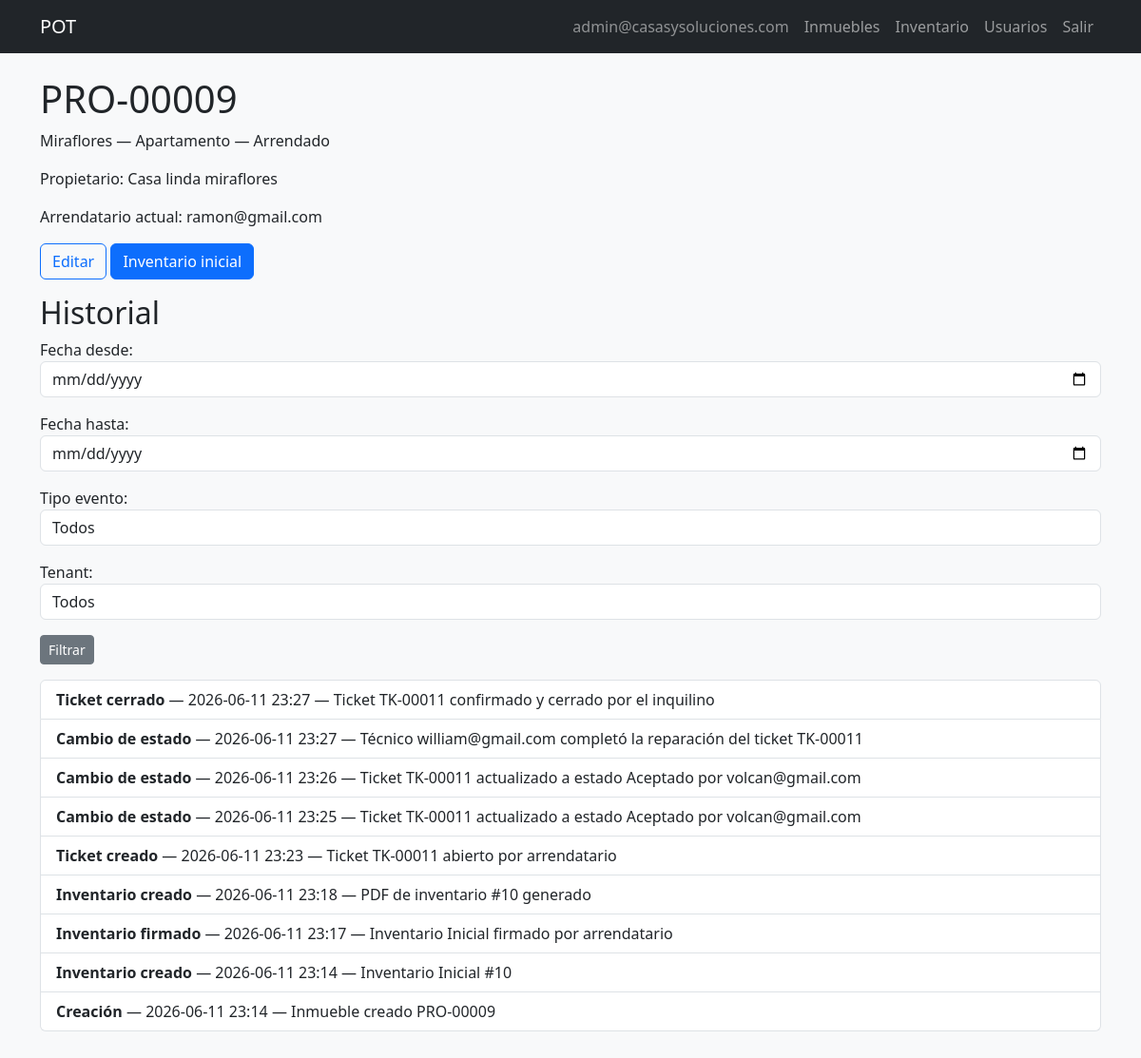
Before: /properties/9/ (signed in) with the older database file.
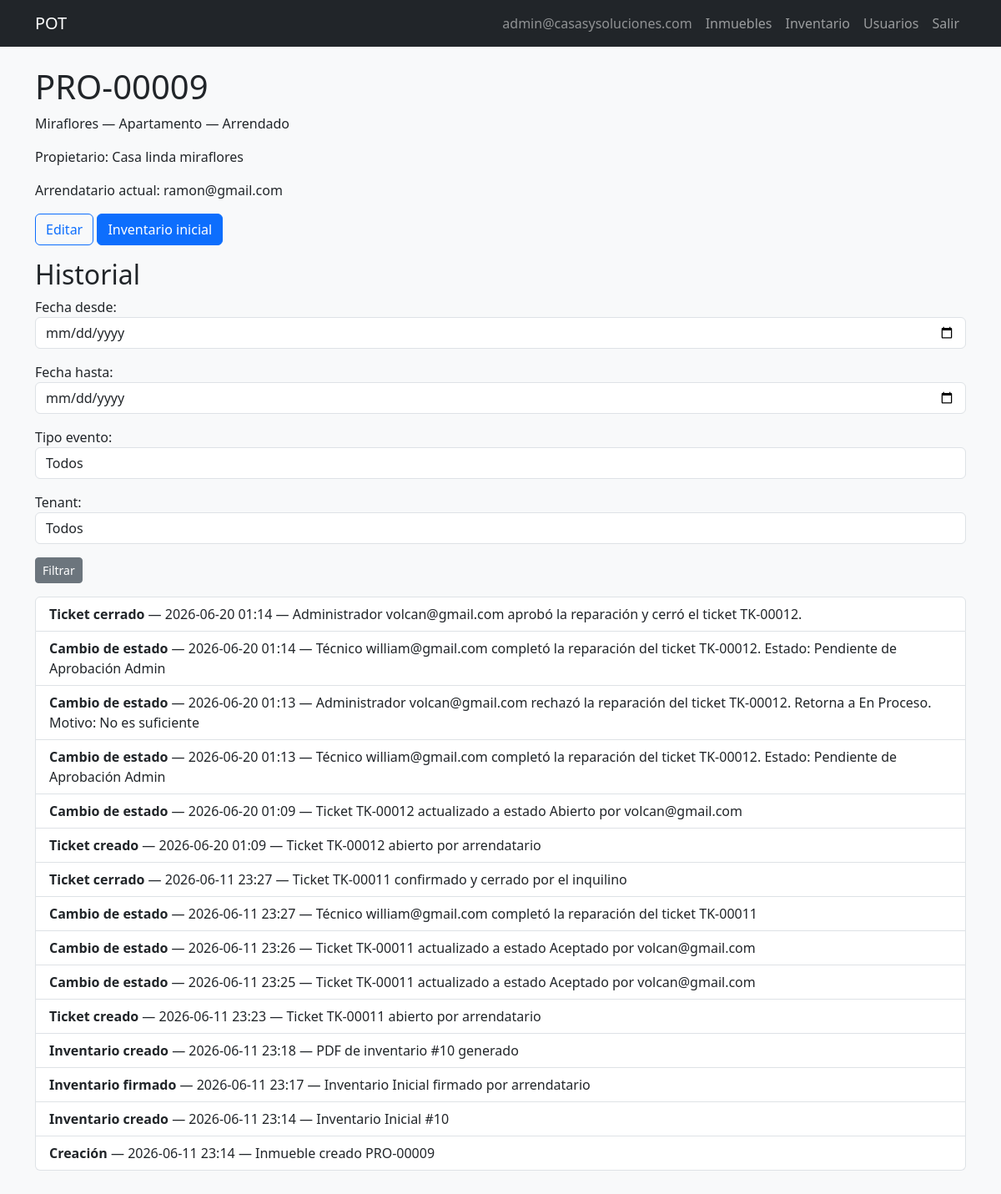
After: the same page with the newer database file.
### pot/models.py (models this page shows, shortened)
class PropertyHistory(models.Model):
    class EventType(models.TextChoices):
        CREATED = 'CREATED', 'Creación'
        STATUS_CHANGE = 'STATUS_CHANGE', 'Cambio de estado'
        TENANT_ASSOCIATED = 'TENANT_ASSOCIATED', 'Arrendatario asociado'
        TENANT_DISSOCIATED = 'TENANT_DISSOCIATED', 'Arrendatario desasociado'
        TICKET_CREATED = 'TICKET_CREATED', 'Ticket creado'
        TICKET_CLOSED = 'TICKET_CLOSED', 'Ticket cerrado'
        INVENTORY_CREATED = 'INVENTORY_CREATED', 'Inventario creado'
        INVENTORY_SIGNED = 'INVENTORY_SIGNED', 'Inventario firmado'
        MAINTENANCE = 'MAINTENANCE', 'Mantenimiento realizado'
        TENANT_OBSERVATIONS = 'TENANT_OBSERVATIONS', 'Observaciones arrendatario'
    property = models.ForeignKey(Property, on_delete=models.CASCADE, related_name='history')
    event_type = models.CharField(max_length=30, choices=EventType.choices)
    description = models.TextField()
    details = models.JSONField(default=dict)
    related_user = models.ForeignKey(
        CustomUser,
        on_delete=models.SET_NULL,
        null=True,
        blank=True,
    )
    created_by = models.ForeignKey(
        CustomUser,
        on_delete=models.SET_NULL,
        null=True,
        blank=True,
        related_name='history_events_created',
    )
    created_at = models.DateTimeField(auto_now_add=True)
    class Meta:
        ordering = ['-created_at']
        verbose_name_plural = 'property histories'

### pot/views.py (the view)
# urls.py: path('properties/<int:property_id>/', views.PropertyDetailView.as_view(), name='property_detail'),
class PropertyDetailView(StaffOperativeRequiredMixin, View):
    def get(self, request, property_id):
        prop = get_object_or_404(Property, pk=property_id)
        hist_form = PropertyHistoryFilterForm(request.GET)
        events = prop.history.all().order_by('-created_at')[:500]
        if hist_form.is_valid():
            d = hist_form.cleaned_data
            events = obtener_historial_filtrado(
                prop,
                fecha_desde=d.get('fecha_desde'),
                fecha_hasta=d.get('fecha_hasta'),
                tipo_evento=d.get('tipo_evento') or None,
                tenant_id=d.get('tenant').pk if d.get('tenant') else None,
            )
        tenant = prop.get_active_tenant()
        return render(
            request,
            'properties/property_detail.html',
            {'property': prop, 'history': events, 'hist_form': hist_form, 'active_tenant': tenant},
        )

### pot/forms.py
class PropertyHistoryFilterForm(forms.Form):
    fecha_desde = forms.DateField(required=False, widget=forms.DateInput(attrs={'type': 'date', 'class': 'form-control'}))
    fecha_hasta = forms.DateField(required=False, widget=forms.DateInput(attrs={'type': 'date', 'class': 'form-control'}))
    tipo_evento = forms.ChoiceField(
        choices=[('', 'Todos')] + list(PropertyHistory.EventType.choices),
        required=False,
        widget=forms.Select(attrs={'class': 'form-control'}),
    )
    tenant = forms.ModelChoiceField(
        queryset=CustomUser.objects.filter(role=CustomUser.Role.TENANT),
        required=False,
        empty_label='Todos',
        widget=forms.Select(attrs={'class': 'form-control'}),
    )

### pot/models.py (called while the page is built)
    def __str__(self):
        return f'{self.email} ({self.get_role_display()})'

    def is_staff_operative(self):
        return self.role in (self.Role.ADMIN, self.Role.ASSISTANT)

    def get_active_tenant(self):
        assoc = (
            self.tenant_associations.filter(dissociated_at__isnull=True)
            .select_related('user')
            .first()
        )
        return assoc.user if assoc else None

### templates/properties/property_detail.html (shortened to what this page needs)
{% extends 'base.html' %}
{% block content %}
<h1>{{ property.code }}</h1>
<p>{{ property.address }} — {{ property.get_type_display }} — {{ property.get_status_display }}</p>
<p>Propietario: {{ property.owner_name }}</p>
<p>Arrendatario actual: {% if active_tenant %}{{ active_tenant.email }}{% else %}—{% endif %}</p>
<p>
<a href="{% url 'pot:property_edit' property.id %}" class="btn btn-outline-primary">Editar</a>
<a href="{% url 'pot:inventory_create_for_property' property.id %}" class="btn btn-primary">Inventario inicial</a>
</p>
<h2>Historial</h2>
<form method="get" class="mb-3">{{ hist_form.as_p }}<button class="btn btn-secondary btn-sm">Filtrar</button></form>
{% if not history %}<p>Sin historial aún.</p>{% else %}
<ul class="list-group">{% for e in history %}
<li class="list-group-item"><strong>{{ e.get_event_type_display }}</strong> — {{ e.created_at|date:'Y-m-d H:i' }} — {{ e.description }}</li>
{% endfor %}</ul>
{% endif %}
{% endblock %}

Changed rows visible on the page:
added PropertyHistory: event_type "Ticket cerrado", created_at "2026-06-20 01:14", description "Administrador volcan@gmail.com aprobó la reparación y cerró el ticket TK-00012."
added PropertyHistory: event_type "Cambio de estado", created_at "2026-06-20 01:14", description "Técnico william@gmail.com completó la reparación del ticket TK-00012. Estado: Pendiente de Aprobación Admin"
added PropertyHistory: event_type "Cambio de estado", created_at "2026-06-20 01:13", description "Administrador volcan@gmail.com rechazó la reparación del ticket TK-00012. Retorna a En Proceso. Motivo: No es suficiente"
added PropertyHistory: event_type "Cambio de estado", created_at "2026-06-20 01:13", description "Técnico william@gmail.com completó la reparación del ticket TK-00012. Estado: Pendiente de Aprobación Admin"
added PropertyHistory: event_type "Cambio de estado", created_at "2026-06-20 01:09", description "Ticket TK-00012 actualizado a estado Abierto por volcan@gmail.com"
added PropertyHistory: event_type "Ticket creado", created_at "2026-06-20 01:09", description "Ticket TK-00012 abierto por arrendatario"
